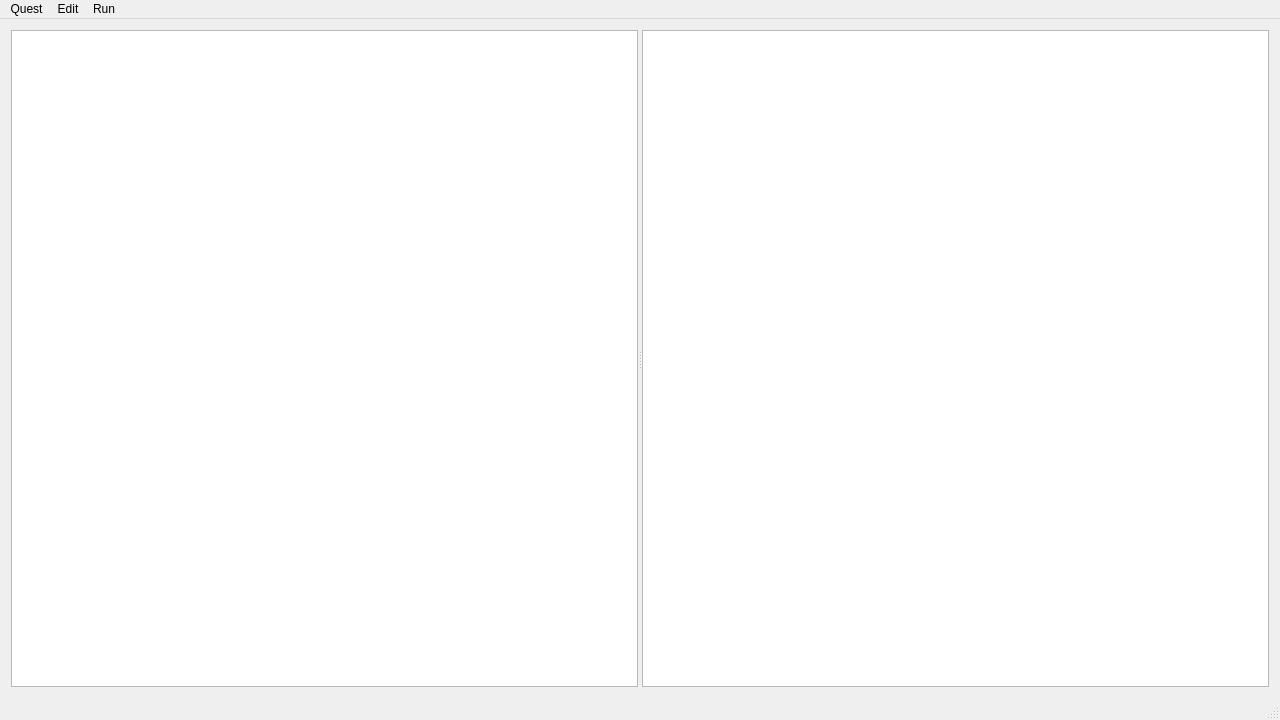
<?xml version="1.0" encoding="UTF-8"?>
<ui version="4.0">
 <class>MainWindow</class>
 <widget class="QMainWindow" name="MainWindow">
  <property name="geometry">
   <rect>
    <x>0</x>
    <y>0</y>
    <width>1280</width>
    <height>720</height>
   </rect>
  </property>
  <property name="windowTitle">
   <string>Solarus Quest Editor</string>
  </property>
  <widget class="QWidget" name="centralWidget">
   <layout class="QHBoxLayout" name="horizontalLayout">
    <item>
     <widget class="QSplitter" name="splitter">
      <property name="sizePolicy">
       <sizepolicy hsizetype="Expanding" vsizetype="Expanding">
        <horstretch>0</horstretch>
        <verstretch>0</verstretch>
       </sizepolicy>
      </property>
      <property name="orientation">
       <enum>Qt::Horizontal</enum>
      </property>
      <widget class="QTreeView" name="questTreeView"/>
      <widget class="QTreeView" name="tmpTreeView"/>
     </widget>
    </item>
   </layout>
  </widget>
  <widget class="QMenuBar" name="menuBar">
   <property name="geometry">
    <rect>
     <x>0</x>
     <y>0</y>
     <width>1280</width>
     <height>25</height>
    </rect>
   </property>
   <widget class="QMenu" name="menuQuest">
    <property name="title">
     <string>Quest</string>
    </property>
    <addaction name="actionNew_quest"/>
    <addaction name="actionLoad_quest"/>
    <addaction name="separator"/>
    <addaction name="actionExit"/>
   </widget>
   <widget class="QMenu" name="menuEdit">
    <property name="title">
     <string>Edit</string>
    </property>
   </widget>
   <widget class="QMenu" name="menuRun">
    <property name="title">
     <string>Run</string>
    </property>
    <addaction name="actionRun_quest"/>
   </widget>
   <addaction name="menuQuest"/>
   <addaction name="menuEdit"/>
   <addaction name="menuRun"/>
  </widget>
  <widget class="QStatusBar" name="statusBar"/>
  <action name="actionNew_quest">
   <property name="text">
    <string>New quest...</string>
   </property>
   <property name="shortcut">
    <string>Ctrl+N</string>
   </property>
  </action>
  <action name="actionLoad_quest">
   <property name="text">
    <string>Load quest...</string>
   </property>
   <property name="shortcut">
    <string>Ctrl+O</string>
   </property>
  </action>
  <action name="actionExit">
   <property name="text">
    <string>Exit</string>
   </property>
   <property name="shortcut">
    <string>Ctrl+Q</string>
   </property>
  </action>
  <action name="actionRun_quest">
   <property name="text">
    <string>Run quest</string>
   </property>
   <property name="shortcut">
    <string>F9</string>
   </property>
  </action>
 </widget>
 <layoutdefault spacing="6" margin="11"/>
 <resources/>
 <connections/>
</ui>
